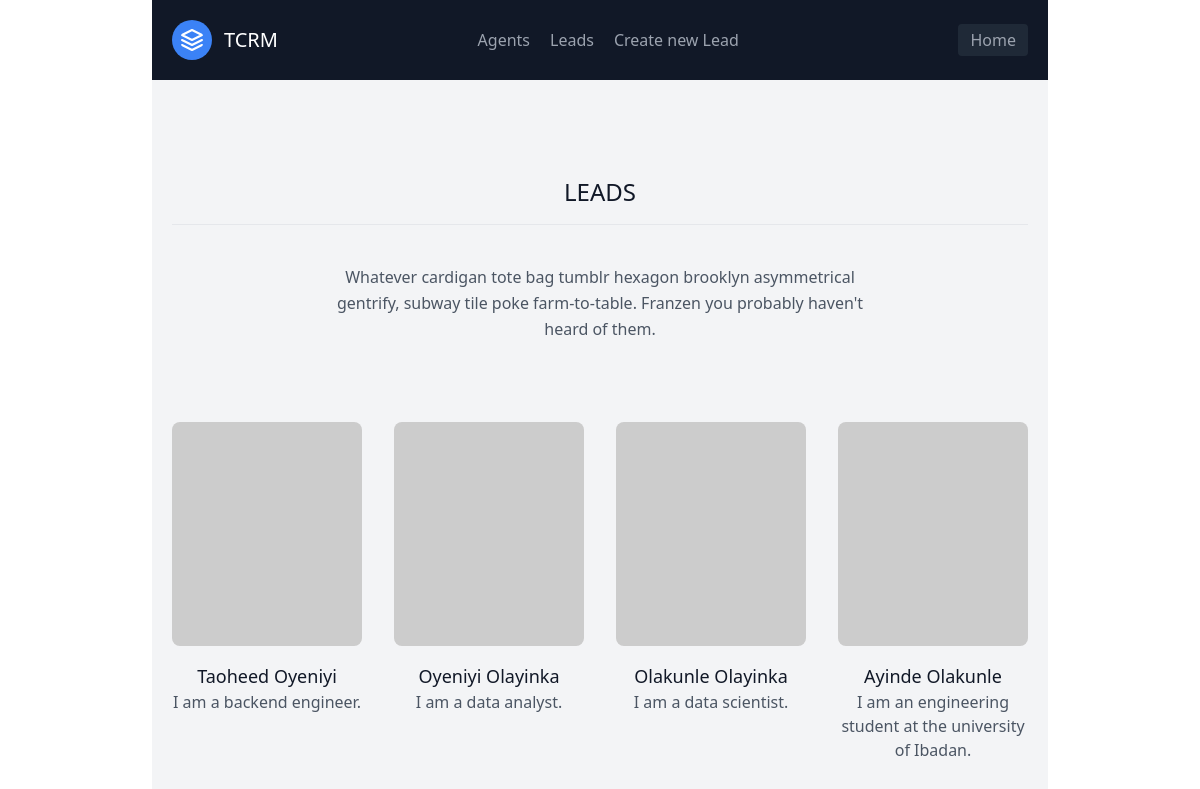
The page /leadlist/ on the database its author committed.
### leads/models.py (models this page shows, shortened)
class Lead(models.Model):
    first_name = models.CharField(max_length=20)
    last_name = models.CharField(max_length=20)
    age = models.IntegerField()
    email = models.EmailField(unique=True, null=True)
    location = models.CharField(max_length=30, default=None)
    about = models.TextField(max_length=250, default=None)
    agent = models.ForeignKey("Agent", on_delete=models.CASCADE)

### leads/views.py (the view)
# urls.py: path('leadlist/', lead_list, name="leadlist"),
def lead_list(request):
    leads = Lead.objects.all()
    context = {"leads": leads}
    return render(request, 'leadlist.html', context)

### templates/leadlist.html
{% extends 'leads/homepage.html' %}
{% block content %}
<section class="text-gray-600 body-font">
  <div class="container px-5 py-24 mx-auto">
    <div class="flex flex-col text-center w-full mb-20">
      <h1 class="text-2xl font-medium title-font mb-4 text-gray-900">LEADS</h1>
      <hr class="h-10">
      <p class="lg:w-2/3 mx-auto leading-relaxed text-base">Whatever cardigan tote bag tumblr hexagon brooklyn asymmetrical gentrify, subway tile poke farm-to-table. Franzen you probably haven't heard of them.</p>
    </div>
    <div class="flex flex-wrap -m-4">
      {% for lead in leads %}
      <div class="p-4 lg:w-1/4 md:w-1/2">
        <div class="h-full flex flex-col items-center text-center">
          <img alt="team" class="flex-shrink-0 rounded-lg w-full h-56 object-cover object-center mb-4" src="https://dummyimage.com/203x203">
          <div class="w-full">
            <h2 class="title-font font-medium text-lg text-gray-900"><a href="/{{ lead.id }}"> {{lead.first_name}} {{lead.last_name}} </a></h2>
            <p class="mb-4">{{ lead.about }}</p>
          </div>
        </div>
      </div>
      {% endfor %}
    </div>
  </div>
</section>
{% endblock content %}

### leads/templates/leads/homepage.html (shortened to what this page needs)
{% load static %}
<!DOCTYPE html>
<html lang="en">
<head>
    <script src="https://cdn.tailwindcss.com"></script>
    <link href="{% static 'styling/main.css' %}" rel="stylesheet">
</head>
<body>
    <div class="max-w-4xl bg-gray-100 mx-auto">
        {% include 'leads/navbar.html' %}
        {% block content %}{% endblock content %}
    </div>
</body>
</html>

### leads/templates/leads/navbar.html
<header class="text-gray-400 bg-gray-900 body-font">
  <div class="container mx-auto flex flex-wrap p-5 flex-col md:flex-row items-center">
    <a class="flex title-font font-medium items-center text-white mb-4 md:mb-0">
      <svg xmlns="http://www.w3.org/2000/svg" fill="none" stroke="currentColor" stroke-linecap="round" stroke-linejoin="round" stroke-width="2" class="w-10 h-10 text-white p-2 bg-blue-500 rounded-full" viewBox="0 0 24 24">
        <path d="M12 2L2 7l10 5 10-5-10-5zM2 17l10 5 10-5M2 12l10 5 10-5"></path>
      </svg>
      <span class="ml-3 text-xl">TCRM</span>
    </a>
    <nav class="md:ml-auto md:mr-auto flex flex-wrap items-center text-base justify-center">
      <a href="#" class="mr-5 hover:text-white">Agents</a>
      <a href='/leadlist' class="mr-5 hover:text-white">Leads</a>
      <a href='/form' class="mr-5 hover:text-white">Create new Lead</a>
    </nav>
    <button class="inline-flex items-center bg-gray-800 border-0 py-1 px-3 focus:outline-none hover:bg-gray-700 rounded text-base mt-4 md:mt-0">
      <a href="/">Home</a>
    </button>
  </div>
</header>

### rows shown on the page
Lead: first_name "Taoheed", last_name "Oyeniyi", about "I am a backend engineer."
Lead: first_name "Oyeniyi", last_name "Olayinka", about "I am a data analyst."
Lead: first_name "Olakunle", last_name "Olayinka", about "I am a data scientist."
Lead: first_name "Ayinde", last_name "Olakunle", about "I am an engineering student at the university of Ibadan."
